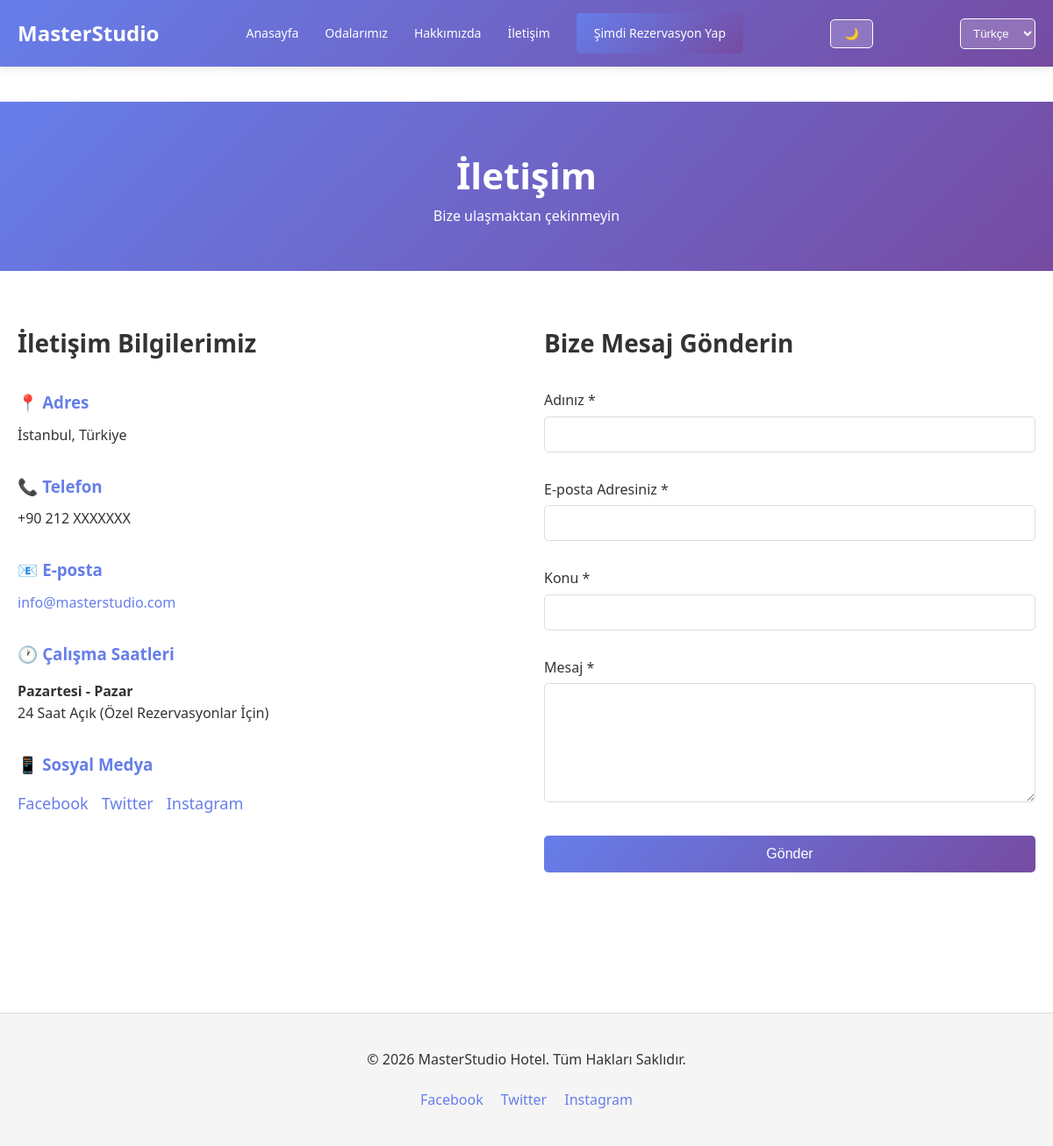
The page /contact.php on the database its author committed.
### tables this page shows
CREATE TABLE IF NOT EXISTS `hotel_info` (
    `id` INT(11) NOT NULL AUTO_INCREMENT,
    `name_tr` VARCHAR(255) NOT NULL,
    `name_en` VARCHAR(255),
    `description_tr` TEXT,
    `description_en` TEXT,
    `address_tr` VARCHAR(255),
    `address_en` VARCHAR(255),
    `phone` VARCHAR(20),
    `email` VARCHAR(100),
    `check_in_time` TIME DEFAULT '14:00:00',
    `check_out_time` TIME DEFAULT '11:00:00',
    `star_rating` INT(11) DEFAULT 5,
    `updated_at` TIMESTAMP DEFAULT CURRENT_TIMESTAMP ON UPDATE CURRENT_TIMESTAMP,
    PRIMARY KEY (`id`)
);

### contact.php (the view, shortened to what this page needs)
<?php
require_once 'core/config.php';
$hotel = $conn->query("SELECT * FROM hotel_info LIMIT 1")->fetch_assoc();
?>
<!DOCTYPE html>
<html lang="<?php echo $_SESSION['lang'] ?? 'tr'; ?>">
<head>
    <link rel="stylesheet" href="assets/css/style.css">
    <link rel="stylesheet" href="assets/css/dark.css" id="theme-style">
</head>
<body>
    <header>
        <div class="container">
            <div class="logo">
                <a href="index.php">MasterStudio</a>
            </div>
            <nav>
                <ul>
                    <li><a href="index.php">Anasayfa</a></li>
                    <li><a href="rooms.php">Odalarımız</a></li>
                    <li><a href="about.php">Hakkımızda</a></li>
                    <li><a href="contact.php" class="active">İletişim</a></li>
                    <li><a href="booking.php" class="btn btn-primary">Şimdi Rezervasyon Yap</a></li>
                </ul>
            </nav>
            <div class="theme-switcher">
                <button id="theme-toggle">🌙</button>
            </div>
            <div class="lang-switcher">
                <select id="lang-toggle">
                    <option value="tr" selected>Türkçe</option>
                </select>
            </div>
        </div>
    </header>
    <main>
        <section style="background: linear-gradient(135deg, #667eea 0%, #764ba2 100%); color: white; padding: 50px 0; text-align: center;">
            <div class="container">
                <h1 style="font-size: 42px;">İletişim</h1>
                <p>Bize ulaşmaktan çekinmeyin</p>
            </div>
        </section>
        <section style="padding: 60px 0;">
            <div class="container">
                <div style="display: grid; grid-template-columns: 1fr 1fr; gap: 40px;">
                    <div>
                        <h2 style="margin-bottom: 30px; font-size: 28px;">İletişim Bilgilerimiz</h2>
                        <div style="margin-bottom: 30px;">
                            <h3 style="color: #667eea; margin-bottom: 10px;">📍 Adres</h3>
                            <p style="color: var(--text-color);"><?php echo htmlspecialchars($hotel['address_tr'] ?? 'İstanbul, Türkiye'); ?></p>
                        </div>
                        <div style="margin-bottom: 30px;">
                            <h3 style="color: #667eea; margin-bottom: 10px;">📞 Telefon</h3>
                            <p style="color: var(--text-color);"><?php echo htmlspecialchars($hotel['phone'] ?? '+90 212 XXXXXXX'); ?></p>
                        </div>
                        <div style="margin-bottom: 30px;">
                            <h3 style="color: #667eea; margin-bottom: 10px;">📧 E-posta</h3>
                            <p style="color: var(--text-color);">
                                <a href="mailto:<?php echo htmlspecialchars($hotel['email'] ?? 'info@example.com'); ?>" style="color: #667eea; text-decoration: none;">
                                    <?php echo htmlspecialchars($hotel['email'] ?? 'info@example.com'); ?>
                                </a>
                            </p>
                        </div>
                        <div style="margin-bottom: 30px;">
                            <h3 style="color: #667eea; margin-bottom: 15px;">🕐 Çalışma Saatleri</h3>
                            <p style="color: var(--text-color);">
                                <strong>Pazartesi - Pazar</strong><br>
                                24 Saat Açık (Özel Rezervasyonlar İçin)
                            </p>
                        </div>
                        <div style="margin-bottom: 30px;">
                            <h3 style="color: #667eea; margin-bottom: 15px;">📱 Sosyal Medya</h3>
                            <div style="display: flex; gap: 15px;">
                                <a href="https://facebook.com" target="_blank" style="color: #667eea; text-decoration: none; font-size: 18px;">Facebook</a>
                                <a href="https://twitter.com" target="_blank" style="color: #667eea; text-decoration: none; font-size: 18px;">Twitter</a>
                                <a href="https://instagram.com" target="_blank" style="color: #667eea; text-decoration: none; font-size: 18px;">Instagram</a>
                            </div>
                        </div>
                    </div>
                    <div>
                        <h2 style="margin-bottom: 30px; font-size: 28px;">Bize Mesaj Gönderin</h2>
                        <form method="POST" style="display: flex; flex-direction: column; gap: 15px;">
                            <div class="form-group">
                                <label for="name">Adınız *</label>
                                <input type="text" id="name" name="name" required>
                            </div>
                            <div class="form-group">
                                <label for="email">E-posta Adresiniz *</label>
                                <input type="email" id="email" name="email" required>
                            </div>
                            <div class="form-group">
                                <label for="subject">Konu *</label>
                                <input type="text" id="subject" name="subject" required>
                            </div>
                            <div class="form-group">
                                <label for="message">Mesaj *</label>
                                <textarea id="message" name="message" rows="6" required></textarea>
                            </div>
                            <button type="submit" class="btn btn-primary" style="padding: 12px; font-size: 16px;">Gönder</button>
                        </form>
                    </div>
                </div>
            </div>
        </section>
    </main>
    <footer>
        <div class="container">
            <p>&copy; <?php echo date('Y'); ?> MasterStudio Hotel. Tüm Hakları Saklıdır.</p>
            <div class="social-links">
                <a href="https://facebook.com" target="_blank">Facebook</a>
                <a href="https://twitter.com" target="_blank">Twitter</a>
                <a href="https://instagram.com" target="_blank">Instagram</a>
            </div>
        </div>
    </footer>
</body>
</html>

### assets/css/style.css (style rules this page uses)
* { margin: 0; padding: 0; box-sizing: border-box; }
:root { --primary-color: #667eea; --secondary-color: #764ba2; --text-color: #333; --bg-color: #ffffff; --border-color: #ddd; --light-bg: #f5f5f5; }
html { scroll-behavior: smooth; }
body { font-family: 'Segoe UI', Tahoma, Geneva, Verdana, sans-serif; color: var(--text-color); background-color: var(--bg-color); transition: all 0.3s ease; line-height: 1.6; }
.container { max-width: 1200px; margin: 0 auto; padding: 0 20px; }
header { background: linear-gradient(135deg, #667eea 0%, #764ba2 100%); color: white; padding: 15px 0; box-shadow: 0 2px 10px rgba(0, 0, 0, 0.1); position: sticky; top: 0; z-index: 100; }
header .container { display: flex; justify-content: space-between; align-items: center; }
.logo a { font-size: 24px; font-weight: bold; color: white; text-decoration: none; }
nav ul { list-style: none; display: flex; gap: 30px; align-items: center; }
nav a { color: white; text-decoration: none; transition: all 0.3s ease; font-size: 14px; }
.theme-switcher, .lang-switcher { display: flex; gap: 10px; }
.theme-switcher button { background: rgba(255, 255, 255, 0.2); border: 1px solid white; color: white; padding: 8px 15px; border-radius: 5px; cursor: pointer; transition: all 0.3s ease; }
.lang-switcher select { background: rgba(255, 255, 255, 0.2); border: 1px solid white; color: white; padding: 8px 10px; border-radius: 5px; cursor: pointer; }
.lang-switcher select option { color: #333; }
main { min-height: calc(100vh - 100px); padding: 40px 0; }
footer { background: var(--light-bg); border-top: 1px solid var(--border-color); padding: 40px 0; margin-top: 60px; }
footer .container { text-align: center; }
footer p { margin-bottom: 20px; color: var(--text-color); }
.social-links { display: flex; justify-content: center; gap: 20px; }
.social-links a { color: var(--primary-color); text-decoration: none; transition: all 0.3s ease; }
.btn { display: inline-block; padding: 12px 20px; border-radius: 5px; text-decoration: none; cursor: pointer; transition: all 0.3s ease; border: none; font-size: 14px; font-weight: 500; }
.btn-primary { background: linear-gradient(135deg, #667eea 0%, #764ba2 100%); color: white; }
.form-group { margin-bottom: 15px; }
.form-group label { display: block; margin-bottom: 5px; font-weight: 500; }
.form-group input, .form-group textarea, .form-group select { width: 100%; padding: 10px; border: 1px solid var(--border-color); border-radius: 5px; font-size: 14px; font-family: inherit; color: var(--text-color); background-color: var(--bg-color); }

### rows shown on the page
hotel_info: address_tr "İstanbul, Türkiye", phone "+90 212 XXXXXXX", email "info@masterstudio.com"
